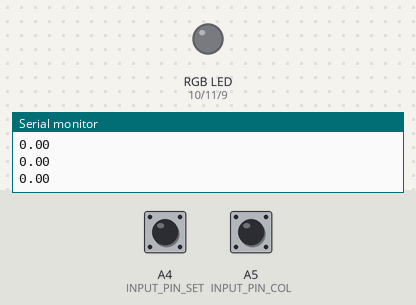
The sketch below on a simulated Arduino Uno, built with avr-gcc and run on an emulated ATmega328P. On the bench: an RGB LED mixed from three pins (HIGH = lit), the last lines printed to the serial monitor. The inputs (shaded band) are chosen by the test bench; at power-on: A4 (INPUT_PIN_SET) HIGH, A5 (INPUT_PIN_COL) HIGH. Dim RGB values are drawn brighter than linear.

Above: at 1.2 s.
1.3 s: A4 (INPUT_PIN_SET) pulled LOW for 0.15 s
At 2.5 s:
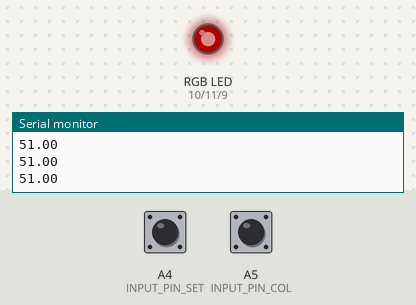
2.9 s: A5 (INPUT_PIN_COL) pulled LOW for 0.15 s
At 4.0 s:
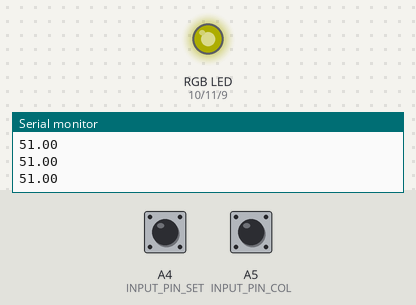
4.5 s: A4 (INPUT_PIN_SET) pulled LOW for 1 s
At 5.4 s:
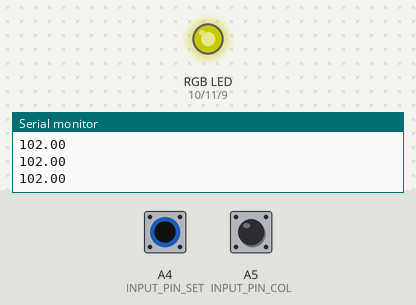
7.0 s: A5 (INPUT_PIN_COL) pulled LOW for 1 s
At 7.4 s:
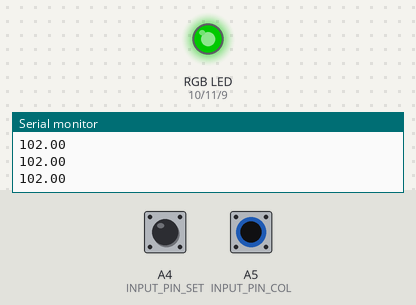
9.5 s: A4 (INPUT_PIN_SET) pulled LOW for 0.15 s
At 10.1 s:
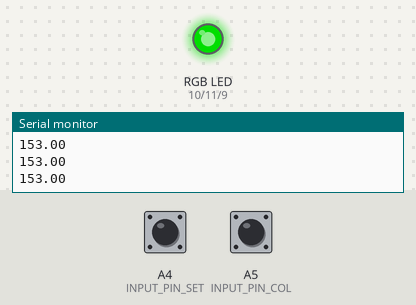
11.1 s: A5 (INPUT_PIN_COL) pulled LOW for 0.15 s
At 11.6 s:
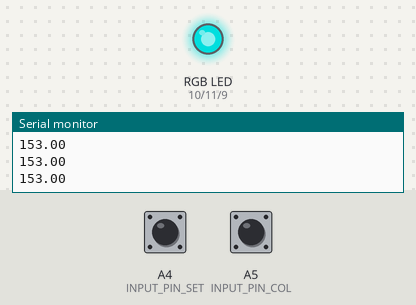
Timing chart, 0 to 13.7 s (numbered marks = the images above; inputs shaded):
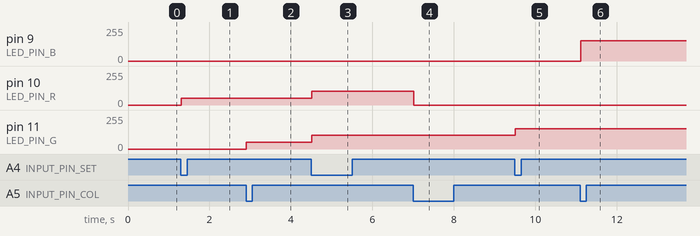

The sketch:

button_led.ino
```cpp
#include <math.h>

#define INPUT_PIN_SET A4
#define INPUT_PIN_COL A5

#define LED_PIN_R 10
#define LED_PIN_G 11
#define LED_PIN_B 9


#define ARRAY_LENGTH(a) (sizeof(a) / sizeof(a[0]))

void setup() {
  // put your setup code here, to run once:
  pinMode(INPUT_PIN_SET, INPUT_PULLUP);
  pinMode(INPUT_PIN_COL, INPUT_PULLUP);
  pinMode(LED_PIN_R, OUTPUT);
  pinMode(LED_PIN_G, OUTPUT);
  pinMode(LED_PIN_B, OUTPUT);
  Serial.begin(9600);
}

bool set_key_down = false;
bool col_key_down = false;

int led_col_index = 0;
float led_intensity = 0.0f;

void loop() {
  // put your main code here, to run repeatedly:
  const int set_val = digitalRead(INPUT_PIN_SET);
  const int col_val = digitalRead(INPUT_PIN_COL);
  //Serial.println(val);

  const bool prev_set_key_down = set_key_down;
  const bool prev_col_key_down = col_key_down;
  set_key_down = set_val == HIGH ? false : true;
  col_key_down = col_val == HIGH ? false : true;
  const bool set_key_pressed = !prev_set_key_down && set_key_down;
  const bool col_key_pressed = !prev_col_key_down && col_key_down;

  Serial.println(led_intensity);

  if(set_key_pressed) {
    Serial.println("set");
    led_intensity = (int)(led_intensity + 255.0f/5.0f) % 255;
  }
  if(col_key_pressed) {
    Serial.println("col");
    led_col_index++;
  }

  const float led_col_table[][3] = {
    {1,0,0},
    {1,1,0},
    {0,1,0},
    {0,1,1},
    {0,0,1},
    {1,0,1},
  };

  led_col_index = led_col_index % ARRAY_LENGTH(led_col_table);
  analogWrite(LED_PIN_R, (int)((float)led_col_table[led_col_index][0] * led_intensity));
  analogWrite(LED_PIN_G, (int)((float)led_col_table[led_col_index][1] * led_intensity));
  analogWrite(LED_PIN_B, (int)((float)led_col_table[led_col_index][2] * led_intensity));

  delay(16);
}
```

Measured:
- after the input at 1.3 s, pin 10 (LED_PIN_R): 0/255 → 51/255 at once
- after the input at 2.9 s, pin 11 (LED_PIN_G): 0/255 → 51/255 at once
- after the input at 4.5 s, pin 10 (LED_PIN_R), pin 11 (LED_PIN_G): 51/255 → 102/255 at once
- after the input at 7.0 s, pin 10 (LED_PIN_R): 102/255 → 0/255 at once
- after the input at 9.5 s, pin 11 (LED_PIN_G): 102/255 → 153/255 at once
- after the input at 11.1 s, pin 9 (LED_PIN_B): 0/255 → 153/255 at once
